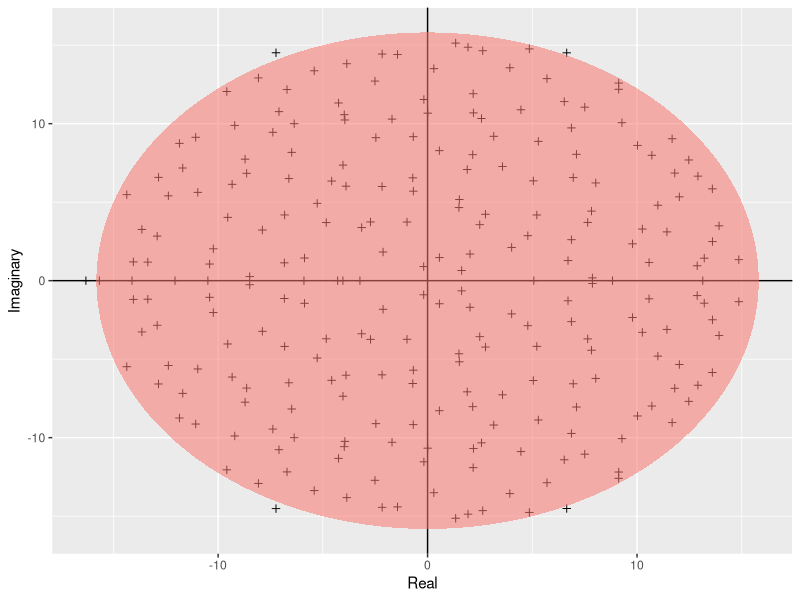

The R script that drew this image:
require(ggplot2)

# build a function object that will calculate the ellipse
build_ellipse <- function(hradius, vradius){ # function that returns an ellipse
  npoints = 250
  a <- seq(0, 2 * pi, length = npoints + 1)
  x <- hradius * cos(a)
  y <- vradius * sin(a)  
  return(data.frame(x = x, y = y))
}

N <- 250 # Assign size of the matrix

M <- matrix(rnorm(N * N), N, N) # Build the matrix

eigvals <- eigen(M)$values # Find the eigenvalues

eigDF <- data.frame("Real" = Re(eigvals), "Imaginary" = Im(eigvals)) # Build a dataframe

my_radius <- sqrt(N) # The radius of the circle is sqrt(N)

ellDF <- build_ellipse(my_radius, my_radius) # Dataframe to plot the ellipse

names(ellDF) <- c("Real", "Imaginary") # rename the columns

# plotting

# plot the eigenvalues
p <- ggplot(eigDF, aes(x = Real, y = Imaginary))
p <- p +
  geom_point(shape = I(3)) +
  theme(legend.position = "none")

# now add the vertical and horizontal line
p <- p + geom_hline(aes(yintercept = 0))
p <- p + geom_vline(aes(xintercept = 0))

# finally, add the ellipse
p <- p + geom_polygon(data = ellDF, aes(x = Real, y = Imaginary, alpha = 1/20, fill = "red"))

# save figure
pdf("../results/Girko.pdf")
print(p)
dev.off()